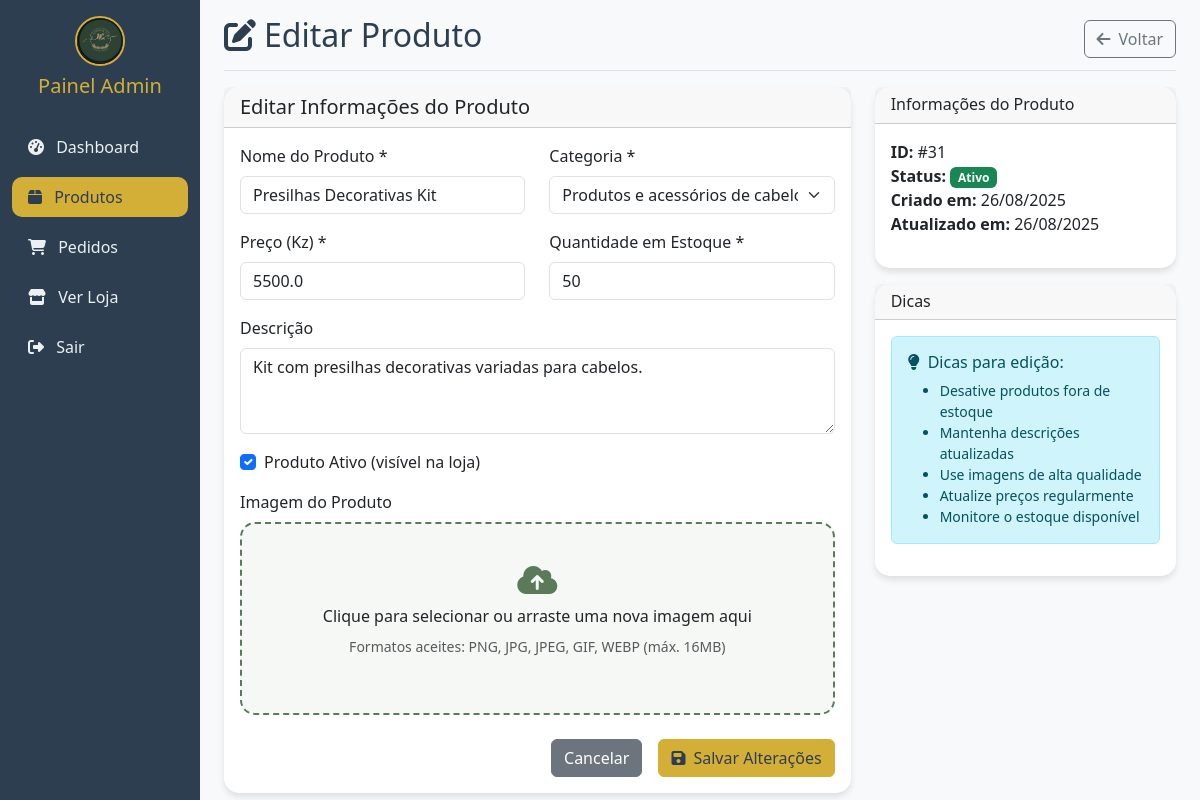
/admin/products/edit/31 (signed in), run on the app's committed database.
### models.py (models this page shows)
class Product(db.Model):
    __tablename__ = 'products'
    id = db.Column(db.Integer, primary_key=True)
    name = db.Column(db.String(200), nullable=False)
    price = db.Column(db.Numeric(10, 2), nullable=False)
    category = db.Column(db.String(100), nullable=False)
    image_url = db.Column(db.String(500))
    description = db.Column(Text)
    stock_quantity = db.Column(db.Integer, default=0)
    is_active = db.Column(db.Boolean, default=True)
    created_at = db.Column(db.DateTime, default=datetime.utcnow)
    updated_at = db.Column(db.DateTime, default=datetime.utcnow, onupdate=datetime.utcnow)

### routes.py (the view, shortened to what this page needs)
@app.route('/admin/products/edit/<int:product_id>', methods=['GET', 'POST'])
@login_required
def admin_edit_product(product_id):
    product = get_product_by_id(product_id)
    if not product:
        flash('Produto não encontrado.', 'error')
        return redirect(url_for('admin_products'))
    categories = get_categories()
    return render_template('admin/edit_product.html', product=product, categories=categories)

### app.py (called while the page is built)
@app.before_request
def init_cart():
    if 'cart' not in session:
        session['cart'] = {}

@login_manager.user_loader
def load_user(user_id):
    from models import User
    return User.query.get(int(user_id))

### database.py (called while the page is built)
def get_categories():
    try:
        categories = Category.query.order_by(Category.name).all()
        return [
            {
                'id': c.id,
                'name': c.name,
                'description': c.description,
                'is_active': c.is_active,
                'created_at': c.created_at
            }
            for c in categories
        ]
    except Exception as e:
        print(f"Error getting categories: {e}")
        return []

def get_product_by_id(product_id):
    try:
        product = Product.query.get(product_id)
        if product:
            return {
                'id': product.id,
                'name': product.name,
                'price': float(product.price),
                'category': product.category,
                'image_url': product.image_url,
                'description': product.description,
                'stock_quantity': product.stock_quantity,
                'is_active': product.is_active,
                'created_at': product.created_at,
                'updated_at': product.updated_at
            }
        return None
    except Exception as e:
        print(f"Error getting product: {e}")
        return None

### templates/admin/edit_product.html (shortened to what this page needs)
<!DOCTYPE html>
<html lang="pt">
<head>
    <link href="https://cdn.jsdelivr.net/npm/bootstrap@5.3.0/dist/css/bootstrap.min.css" rel="stylesheet">
    <link href="https://cdnjs.cloudflare.com/ajax/libs/font-awesome/6.4.0/css/all.min.css" rel="stylesheet">
    <link href="{{ url_for('static', filename='css/ecommerce-theme.css') }}" rel="stylesheet">
</head>
<body>
    <div class="container-fluid">
        <div class="row">
            <nav id="sidebar" class="col-md-3 col-lg-2 d-md-block admin-sidebar sidebar collapse">
                <div class="position-sticky pt-3">
                    <div class="text-center mb-4">
                        <img src="{{ url_for('static', filename='images/logo.png') }}" alt="NC Glamour Store" class="logo-image mb-2">
                        <h5 style="color: var(--accent-gold);">Painel Admin</h5>
                    </div>
                    <ul class="nav flex-column">
                        <li class="nav-item">
                            <a class="nav-link" href="{{ url_for('admin_dashboard') }}">
                                <i class="fas fa-tachometer-alt me-2"></i>
                                Dashboard
                            </a>
                        </li>
                        <li class="nav-item">
                            <a class="nav-link active" href="{{ url_for('admin_products') }}">
                                <i class="fas fa-box me-2"></i>
                                Produtos
                            </a>
                        </li>
                        <li class="nav-item">
                            <a class="nav-link" href="{{ url_for('admin_orders') }}">
                                <i class="fas fa-shopping-cart me-2"></i>
                                Pedidos
                            </a>
                        </li>
                        <li class="nav-item">
                            <a class="nav-link" href="{{ url_for('index') }}">
                                <i class="fas fa-store me-2"></i>
                                Ver Loja
                            </a>
                        </li>
                        <li class="nav-item">
                            <a class="nav-link" href="{{ url_for('admin_logout') }}">
                                <i class="fas fa-sign-out-alt me-2"></i>
                                Sair
                            </a>
                        </li>
                    </ul>
                </div>
            </nav>
            <main class="col-md-9 ms-sm-auto col-lg-10 px-md-4">
                <div class="d-flex justify-content-between flex-wrap flex-md-nowrap align-items-center pt-3 pb-2 mb-3 border-bottom">
                    <h1 class="h2">
                        <i class="fas fa-edit me-2"></i>Editar Produto
                    </h1>
                    <div class="btn-toolbar mb-2 mb-md-0">
                        <a href="{{ url_for('admin_products') }}" class="btn btn-outline-secondary">
                            <i class="fas fa-arrow-left me-2"></i>Voltar
                        </a>
                    </div>
                </div>
                <div class="row">
                    <div class="col-lg-8">
                        <div class="card">
                            <div class="card-header">
                                <h5 class="mb-0">Editar Informações do Produto</h5>
                            </div>
                            <div class="card-body">
                                <form method="POST" enctype="multipart/form-data">
                                    <div class="row">
                                        <div class="col-md-6">
                                            <div class="mb-3">
                                                <label for="name" class="form-label">Nome do Produto *</label>
                                                <input type="text" class="form-control" id="name" name="name"
                                                       value="{{ product.name }}" required>
                                            </div>
                                        </div>
                                        <div class="col-md-6">
                                            <div class="mb-3">
                                                <label for="category" class="form-label">Categoria *</label>
                                                <select class="form-select" id="category" name="category" required>
                                                    {% for category in categories %}
                                                        <option value="{{ category.name }}"
                                                                {{ 'selected' if category.name == product.category else '' }}>
                                                            {{ category.name }}
                                                        </option>
                                                    {% endfor %}
                                                </select>
                                            </div>
                                        </div>
                                    </div>
                                    <div class="row">
                                        <div class="col-md-6">
                                            <div class="mb-3">
                                                <label for="price" class="form-label">Preço (Kz) *</label>
                                                <input type="number" class="form-control" id="price" name="price"
                                                       step="0.01" min="0" value="{{ product.price }}" required>
                                            </div>
                                        </div>
                                        <div class="col-md-6">
                                            <div class="mb-3">
                                                <label for="stock_quantity" class="form-label">Quantidade em Estoque *</label>
                                                <input type="number" class="form-control" id="stock_quantity"
                                                       name="stock_quantity" min="0" value="{{ product.stock_quantity }}" required>
                                            </div>
                                        </div>
                                    </div>
                                    <div class="mb-3">
                                        <label for="description" class="form-label">Descrição</label>
                                        <textarea class="form-control" id="description" name="description" rows="3"
                                                  placeholder="Descrição detalhada do produto...">{{ product.description or '' }}</textarea>
                                    </div>
                                    <div class="mb-3">
                                        <div class="form-check">
                                            <input class="form-check-input" type="checkbox" id="is_active" name="is_active"
                                                   {{ 'checked' if product.is_active else '' }}>
                                            <label class="form-check-label" for="is_active">
                                                Produto Ativo (visível na loja)
                                            </label>
                                        </div>
                                    </div>
                                    <div class="mb-4">
                                        <label for="image" class="form-label">Imagem do Produto</label>
                                        <div class="image-upload-area" id="imageUploadArea">
                                            <i class="fas fa-cloud-upload-alt fa-2x mb-2" style="color: var(--primary-green);"></i>
                                            <p class="mb-2">Clique para {{ 'alterar' if product.image_url else 'selecionar' }} ou arraste uma nova imagem aqui</p>
                                            <p class="small text-muted">Formatos aceites: PNG, JPG, JPEG, GIF, WEBP (máx. 16MB)</p>
                                        </div>
                                    </div>
                                    <div class="d-grid gap-2 d-md-flex justify-content-md-end">
                                        <a href="{{ url_for('admin_products') }}" class="btn btn-secondary me-md-2">Cancelar</a>
                                        <button type="submit" class="btn btn-success">
                                            <i class="fas fa-save me-2"></i>Salvar Alterações
                                        </button>
                                    </div>
                                </form>
                            </div>
                        </div>
                    </div>
                    <div class="col-lg-4">
                        <div class="card">
                            <div class="card-header">
                                <h6 class="mb-0">Informações do Produto</h6>
                            </div>
                            <div class="card-body">
                                <ul class="list-unstyled">
                                    <li><strong>ID:</strong> #{{ product.id }}</li>
                                    <li><strong>Status:</strong>
                                        <span class="badge bg-{{ 'success' if product.is_active else 'secondary' }}">
                                            {{ 'Ativo' if product.is_active else 'Inativo' }}
                                        </span>
                                    </li>
                                    <li><strong>Criado em:</strong>
                                        {{ product.created_at.strftime('%d/%m/%Y') if product.created_at else 'N/A' }}
                                    </li>
                                    <li><strong>Atualizado em:</strong>
                                        {{ product.updated_at.strftime('%d/%m/%Y') if product.updated_at else 'N/A' }}
                                    </li>
                                </ul>
                            </div>
                        </div>
                        <div class="card mt-3">
                            <div class="card-header">
                                <h6 class="mb-0">Dicas</h6>
                            </div>
                            <div class="card-body">
                                <div class="alert alert-info">
                                    <h6><i class="fas fa-lightbulb me-2"></i>Dicas para edição:</h6>
                                    <ul class="small mb-0">
                                        <li>Desative produtos fora de estoque</li>
                                        <li>Mantenha descrições atualizadas</li>
                                        <li>Use imagens de alta qualidade</li>
                                        <li>Atualize preços regularmente</li>
                                        <li>Monitore o estoque disponível</li>
                                    </ul>
                                </div>
                            </div>
                        </div>
                    </div>
                </div>
            </main>
        </div>
    </div>
</body>
</html>

### static/css/ecommerce-theme.css (style rules this page uses)
:root { --primary-green: #5a7a5a; --primary-green-light: #7a9a7a; --primary-green-dark: #4a6a4a; --accent-gold: #d4af37; --accent-gold-light: #f4cf57; --accent-gold-dark: #b8941f; --neutral-dark: #2c3e50; --neutral-medium: #34495e; --neutral-light: #ecf0f1; --neutral-white: #ffffff; --success-color: #27ae60; --error-color: #e74c3c; --warning-color: #f39c12; --info-color: #3498db; --text-primary: #2c3e50; --text-secondary: #7f8c8d; --text-light: #bdc3c7; }
body { font-family: 'Segoe UI', Tahoma, Geneva, Verdana, sans-serif; color: var(--text-primary); background-color: #f8f9fa; }
.logo-image { width: 50px; height: 50px; border-radius: 50%; object-fit: cover; border: 2px solid var(--accent-gold); }
.btn-success { background-color: var(--accent-gold); border-color: var(--accent-gold); color: var(--neutral-dark); }
.card { border: none; border-radius: 15px; box-shadow: 0 4px 6px rgba(0,0,0,0.1); transition: all 0.3s ease; }
.admin-sidebar { background-color: var(--neutral-dark); min-height: 100vh; }
.admin-sidebar .nav-link { color: var(--neutral-light); border-radius: 10px; margin: 5px 0; transition: all 0.3s ease; }
.admin-sidebar .nav-link.active { background-color: var(--accent-gold); color: var(--neutral-dark); }
.image-upload-area { border: 2px dashed var(--primary-green); border-radius: 15px; padding: 40px; text-align: center; background-color: rgba(90, 122, 90, 0.05); transition: all 0.3s ease; }

### data on the page
Product: name "Presilhas Decorativas Kit", description "Kit com presilhas decorativas variadas para cabelos.", created_at "26/08/2025", updated_at "26/08/2025"

### other printed values
{{ 'alterar' if product.image_url else 'selecionar' }} "selecionar"
{{ product.id }} "31"
{{ 'Ativo' if product.is_active else 'Inativo' }} "Ativo"
form field category "Produtos e acessórios de cabelo"
